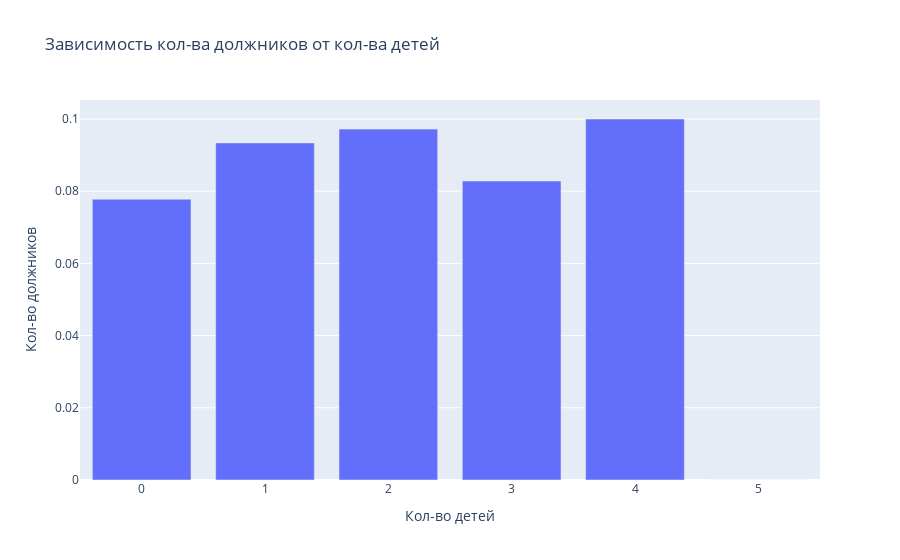

The code cell stored with this chart in its notebook:
### Code cell
px.bar(gpoup_children.reset_index(), x='children', y='mean', title='Зависимость кол-ва должников от кол-ва детей',
      labels={'children': 'Кол-во детей', 'mean': 'Кол-во должников'})

### Figure 1 — Plotly figure (JSON) as saved in the notebook; plotly's stock layout.template omitted (floating-point values rounded to 4 significant figures)
{"data": [{"alignmentgroup": "True", "hovertemplate": "Кол-во детей=%{x}<br>Кол-во должников=%{y}<extra></extra>", "legendgroup": "", "marker": {"color": "#636efa"}, "name": "", "offsetgroup": "", "orientation": "v", "showlegend": false, "textposition": "auto", "type": "bar", "x": [0, 1, 2, 3, 4, 5], "xaxis": "x", "y": [0.07778, 0.09337, 0.0972, 0.08282, 0.1, 0], "yaxis": "y"}], "layout": {"barmode": "relative", "legend": {"tracegroupgap": 0}, "title": {"text": "Зависимость кол-ва должников от кол-ва детей"}, "xaxis": {"anchor": "y", "domain": [0, 1], "title": {"text": "Кол-во детей"}}, "yaxis": {"anchor": "x", "domain": [0, 1], "title": {"text": "Кол-во должников"}}}}
